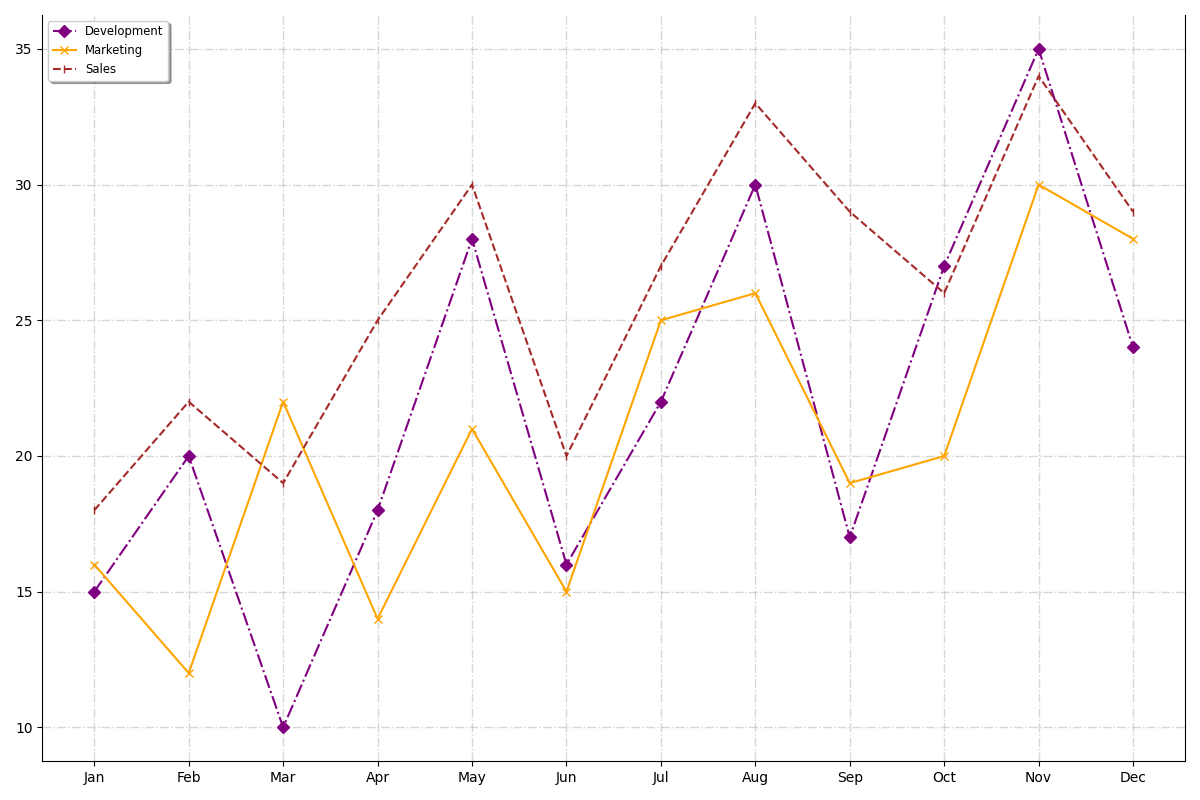

Python code for this plot:
import matplotlib.pyplot as plt
import numpy as np

months = ['Jan', 'Feb', 'Mar', 'Apr', 'May', 'Jun', 'Jul', 'Aug', 'Sep', 'Oct', 'Nov', 'Dec']

prod_development = [15, 20, 10, 18, 28, 16, 22, 30, 17, 27, 35, 24]
prod_marketing = [16, 12, 22, 14, 21, 15, 25, 26, 19, 20, 30, 28]
prod_sales = [18, 22, 19, 25, 30, 20, 27, 33, 29, 26, 34, 29]

fig, ax = plt.subplots(figsize=(12, 8))

# Randomly altered marker types and line styles
ax.plot(months, prod_development, marker='D', linestyle='-.', color='purple', label='Development')
ax.plot(months, prod_marketing, marker='x', linestyle='-', color='orange', label='Marketing')
ax.plot(months, prod_sales, marker='|', linestyle='--', color='brown', label='Sales')

# Randomly altered grid and border
ax.grid(True, which='major', linestyle='-.', linewidth=1.0, alpha=0.5)
ax.spines['top'].set_visible(False)

# Added legend with a new location and style
ax.legend(loc='upper left', fontsize='small', frameon=True, shadow=True)

plt.tight_layout()
plt.show()
